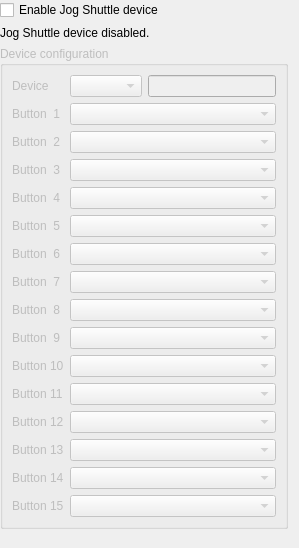
<?xml version="1.0" encoding="UTF-8"?>
<ui version="4.0">
 <class>ConfigJogShuttle_UI</class>
 <widget class="QWidget" name="ConfigJogShuttle_UI">
  <property name="geometry">
   <rect>
    <x>0</x>
    <y>0</y>
    <width>299</width>
    <height>548</height>
   </rect>
  </property>
  <layout class="QGridLayout" name="gridLayout_2">
   <property name="leftMargin">
    <number>0</number>
   </property>
   <property name="topMargin">
    <number>0</number>
   </property>
   <item row="0" column="0">
    <widget class="QCheckBox" name="kcfg_enableshuttle">
     <property name="text">
      <string>Enable Jog Shuttle device</string>
     </property>
    </widget>
   </item>
   <item row="1" column="0">
    <widget class="QLabel" name="shuttledisabled">
     <property name="text">
      <string>Jog Shuttle device disabled.</string>
     </property>
    </widget>
   </item>
   <item row="2" column="0">
    <widget class="QGroupBox" name="config_group">
     <property name="enabled">
      <bool>false</bool>
     </property>
     <property name="title">
      <string>Device configuration</string>
     </property>
     <layout class="QGridLayout" name="gridLayout">
      <item row="12" column="0">
       <widget class="QLabel" name="label_13">
        <property name="text">
         <string>Button 12</string>
        </property>
       </widget>
      </item>
      <item row="14" column="0">
       <widget class="QLabel" name="label_15">
        <property name="text">
         <string>Button 14</string>
        </property>
       </widget>
      </item>
      <item row="13" column="0">
       <widget class="QLabel" name="label_14">
        <property name="text">
         <string>Button 13</string>
        </property>
       </widget>
      </item>
      <item row="11" column="0">
       <widget class="QLabel" name="label_12">
        <property name="text">
         <string>Button 11</string>
        </property>
       </widget>
      </item>
      <item row="7" column="0">
       <widget class="QLabel" name="label_8">
        <property name="text">
         <string>Button  7</string>
        </property>
       </widget>
      </item>
      <item row="8" column="0">
       <widget class="QLabel" name="label_9">
        <property name="text">
         <string>Button  8</string>
        </property>
       </widget>
      </item>
      <item row="9" column="0">
       <widget class="QLabel" name="label_10">
        <property name="text">
         <string>Button  9</string>
        </property>
       </widget>
      </item>
      <item row="6" column="0">
       <widget class="QLabel" name="label_6">
        <property name="text">
         <string>Button  6</string>
        </property>
       </widget>
      </item>
      <item row="0" column="0">
       <widget class="QLabel" name="label">
        <property name="text">
         <string>Device</string>
        </property>
       </widget>
      </item>
      <item row="0" column="1">
       <widget class="KComboBox" name="shuttledevicelist"/>
      </item>
      <item row="0" column="2">
       <widget class="KLineEdit" name="kcfg_shuttledevice">
        <property name="text">
         <string/>
        </property>
       </widget>
      </item>
      <item row="1" column="0">
       <widget class="QLabel" name="label_2">
        <property name="text">
         <string>Button  1</string>
        </property>
       </widget>
      </item>
      <item row="1" column="1" colspan="2">
       <widget class="KComboBox" name="shuttle1"/>
      </item>
      <item row="2" column="0">
       <widget class="QLabel" name="label_4">
        <property name="text">
         <string>Button  2</string>
        </property>
       </widget>
      </item>
      <item row="2" column="1" colspan="2">
       <widget class="KComboBox" name="shuttle2"/>
      </item>
      <item row="3" column="0">
       <widget class="QLabel" name="label_3">
        <property name="text">
         <string>Button  3</string>
        </property>
       </widget>
      </item>
      <item row="3" column="1" colspan="2">
       <widget class="KComboBox" name="shuttle3"/>
      </item>
      <item row="4" column="1" colspan="2">
       <widget class="KComboBox" name="shuttle4"/>
      </item>
      <item row="4" column="0">
       <widget class="QLabel" name="label_7">
        <property name="text">
         <string>Button  4</string>
        </property>
       </widget>
      </item>
      <item row="5" column="0">
       <widget class="QLabel" name="label_5">
        <property name="text">
         <string>Button  5</string>
        </property>
       </widget>
      </item>
      <item row="5" column="1" colspan="2">
       <widget class="KComboBox" name="shuttle5"/>
      </item>
      <item row="10" column="0">
       <widget class="QLabel" name="label_11">
        <property name="text">
         <string>Button 10</string>
        </property>
       </widget>
      </item>
      <item row="6" column="1" colspan="2">
       <widget class="KComboBox" name="shuttle6"/>
      </item>
      <item row="7" column="1" colspan="2">
       <widget class="KComboBox" name="shuttle7"/>
      </item>
      <item row="8" column="1" colspan="2">
       <widget class="KComboBox" name="shuttle8"/>
      </item>
      <item row="9" column="1" colspan="2">
       <widget class="KComboBox" name="shuttle9"/>
      </item>
      <item row="10" column="1" colspan="2">
       <widget class="KComboBox" name="shuttle10"/>
      </item>
      <item row="15" column="0">
       <widget class="QLabel" name="label_16">
        <property name="text">
         <string>Button 15</string>
        </property>
       </widget>
      </item>
      <item row="11" column="1" colspan="2">
       <widget class="KComboBox" name="shuttle11"/>
      </item>
      <item row="12" column="1" colspan="2">
       <widget class="KComboBox" name="shuttle12"/>
      </item>
      <item row="13" column="1" colspan="2">
       <widget class="KComboBox" name="shuttle13"/>
      </item>
      <item row="14" column="1" colspan="2">
       <widget class="KComboBox" name="shuttle14"/>
      </item>
      <item row="15" column="1" colspan="2">
       <widget class="KComboBox" name="shuttle15"/>
      </item>
     </layout>
    </widget>
   </item>
   <item row="3" column="0">
    <spacer name="verticalSpacer">
     <property name="orientation">
      <enum>Qt::Vertical</enum>
     </property>
     <property name="sizeHint" stdset="0">
      <size>
       <width>20</width>
       <height>56</height>
      </size>
     </property>
    </spacer>
   </item>
  </layout>
 </widget>
 <customwidgets>
  <customwidget>
   <class>KComboBox</class>
   <extends>QComboBox</extends>
   <header>kcombobox.h</header>
  </customwidget>
  <customwidget>
   <class>KLineEdit</class>
   <extends>QLineEdit</extends>
   <header>klineedit.h</header>
  </customwidget>
 </customwidgets>
 <resources/>
 <connections/>
</ui>
